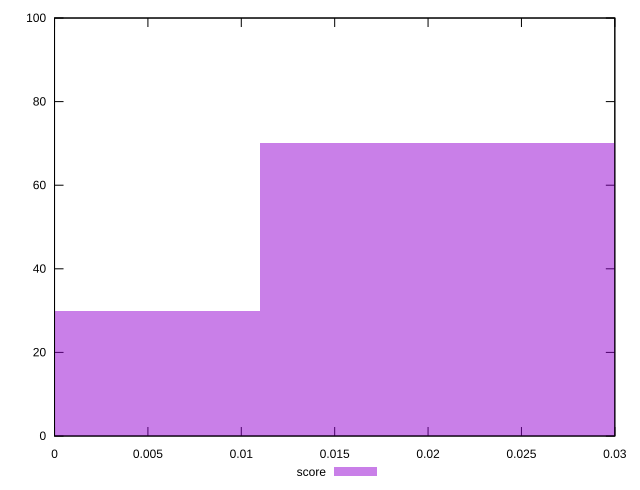

Write gnuplot code to recreate this figure.
reset

$score <<EOF
0.02199640024352198 70
0 30
EOF

set key outside below
set boxwidth 0.02199640024352198
set xrange [0:0.03]
set yrange [0:100]
set trange [0:100]
set style fill transparent solid 0.5 noborder
set terminal svg size 640, 490 enhanced background rgb 'white'
set output "report_00015_2021-02-09T16-11-33.973Z/cumulative-layout-shift/samples/pages/score/histogram.svg"

plot $score title "score" with boxes

reset
